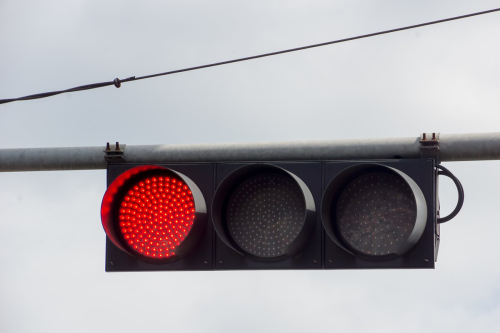
//> input picture 08_FindRedColor_using_Histogram/test.png, 500 x 333 px
$ ./find_red_pixel_using_histogram   (built with g++ and OpenCV 4)
//> lines starting //> are read from the running program, lines starting //| are printed output that depends on the picture
#include <stdio.h>
#include <vector>

//opencv header
#include "opencv2/opencv.hpp"

int main(void)
{
	//read image
	cv::Mat image = cv::imread("test.png") ;
//> image is the input picture: 333 rows x 500 cols, CV_8UC3; mean B, G, R 173.2, 168.6, 173.4
	cv::Mat image_ref = cv::imread("histogram_ref_image.png") ;
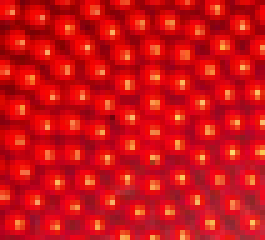
//> input picture 08_FindRedColor_using_Histogram/histogram_ref_image.png, 53 x 48 px (shown 5 times larger)
//> image_ref is the input picture: 48 rows x 53 cols, CV_8UC3; mean B, G, R 21.7, 17.8, 205.5

	cv::Mat find_image ;
	image.copyTo(find_image) ;

	//histogram
	std::vector<cv::Mat> bgr_planes;
	cv::split( image_ref, bgr_planes );
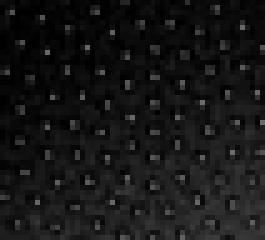
//> bgr_planes[0]: 48 rows x 53 cols, CV_8UC1 (shown 5 times larger); min 0, max 108, mean 21.7
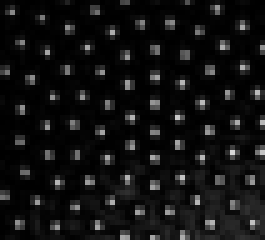
//> bgr_planes[1]: 48 rows x 53 cols, CV_8UC1 (shown 5 times larger); min 0, max 216, mean 17.8
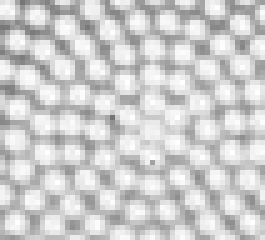
//> bgr_planes[2]: 48 rows x 53 cols, CV_8UC1 (shown 5 times larger); min 116, max 255, mean 205.5

	/// Establish the number of bins
	int histSize = 256;

	/// Set the ranges ( for B,G,R) )
	float range[] = { 0, 256 } ;
	const float* histRange = { range };

	bool uniform = true; bool accumulate = false;
	cv::Mat b_hist, g_hist, r_hist;

	/// Compute the histograms:
	cv::calcHist( &bgr_planes[0], 1, 0, cv::Mat(), b_hist, 1, &histSize, &histRange);
//> b_hist = 256 values, max 99 at index 11, min 0 at index 82, mean 9.94
	cv::calcHist( &bgr_planes[1], 1, 0, cv::Mat(), g_hist, 1, &histSize, &histRange);
//> g_hist = 256 values, max 304 at index 1, min 0 at index 65, mean 9.94
	cv::calcHist( &bgr_planes[2], 1, 0, cv::Mat(), r_hist, 1, &histSize, &histRange);
//> r_hist = 256 values, max 62 at index 239, min 0 at index 0, mean 9.94

	double minVal;
	double maxVal;
	cv::Point minLoc;
	cv::Point maxLoc;


	double maxVal_bue;
	cv::minMaxLoc( bgr_planes[0], &minVal, &maxVal_bue, &minLoc, &maxLoc );
//> minVal = 0; maxVal_bue = 108; minLoc = Point(8, 0); maxLoc = Point(40, 20)

	double maxVal_green;
	cv::minMaxLoc( bgr_planes[1], &minVal, &maxVal_green, &minLoc, &maxLoc );
//> maxVal_green = 216; minLoc = Point(5, 0); maxLoc = Point(46, 30)

	double maxVal_red;
	cv::minMaxLoc( bgr_planes[2], &minVal, &maxVal_red, &minLoc, &maxLoc );
//> minVal = 116; maxVal_red = 255; minLoc = Point(22, 23); maxLoc = Point(25, 16)

	int hist_h = 	cv::max(maxVal_red, cv::max(maxVal_bue, maxVal_green)) ;
//> hist_h = 255
	int hist_w = 256 ;
	int bin_w = cvRound( (double) hist_w/histSize );

	cv::Mat histImage( hist_h, hist_w, CV_8UC3, cv::Scalar( 0,0,0) );
//> histImage: 255 rows x 256 cols, CV_8UC3; every value is 0

	/// Draw for each channel
	for( int i = 1; i < histSize; i++ )
	{
		cv::line( histImage, cv::Point( bin_w*(i-1), hist_h - cvRound(b_hist.at<float>(i-1)) ) , cv::Point( bin_w*(i), hist_h - cvRound(b_hist.at<float>(i)) ), cv::Scalar( 255, 0, 0), 2, 8, 0  );
		cv::line( histImage, cv::Point( bin_w*(i-1), hist_h - cvRound(g_hist.at<float>(i-1)) ) , cv::Point( bin_w*(i), hist_h - cvRound(g_hist.at<float>(i)) ), cv::Scalar( 0, 255, 0), 2, 8, 0  );
		cv::line( histImage, cv::Point( bin_w*(i-1), hist_h - cvRound(r_hist.at<float>(i-1)) ) , cv::Point( bin_w*(i), hist_h - cvRound(r_hist.at<float>(i)) ), cv::Scalar( 0, 0, 255), 2, 8, 0  );
	}
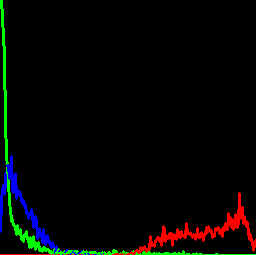
//> histImage: 255 rows x 256 cols, CV_8UC3; mean B, G, R 3.5, 5.5, 5.2

	/// Display

	cv::imshow("calcHist_ref", image_ref );
	cv::imshow("calcHist", histImage );
	cv::waitKey(1) ;

	while(1)
	{
		if( !find_image.empty() )
		{
			for( int y=0 ; y<find_image.rows ; y++ )
			{
				for( int x=0 ; x<find_image.cols ; x++ )
				{
					unsigned char blue = find_image.at<cv::Vec3b>(y, x)[0] ;
					unsigned char green = find_image.at<cv::Vec3b>(y, x)[1] ;
					unsigned char red = find_image.at<cv::Vec3b>(y, x)[2] ;

					if( red >200 && green <128 && blue<128)
					{
						//image.at<cv::Vec3b>(y, x)[0] ;
						//image.at<cv::Vec3b>(y, x)[1] ;
						//image.at<cv::Vec3b>(y, x)[2] ;
					}
					else
					{
						find_image.at<cv::Vec3b>(y, x)[0] = 0  ;
						find_image.at<cv::Vec3b>(y, x)[1] = 0 ;
						find_image.at<cv::Vec3b>(y, x)[2] = 0 ;
					}
				}
			}
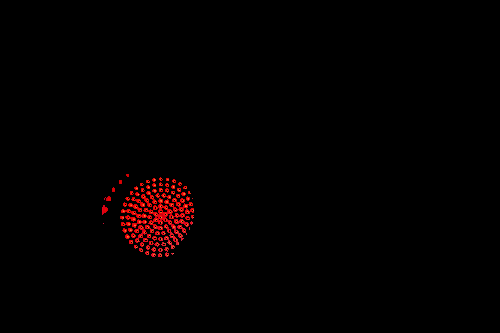
//> find_image: 333 rows x 500 cols, CV_8UC3; mean B, G, R 0.3, 0.3, 3.3

			cv::imshow("original", image) ;
			cv::imshow("find_red", find_image) ;

			char c = cv::waitKey(1) ;
//> the 'q' key is pressed

			if( c == 'q' || c == 'Q' )
			{
				break ;
			}
		}
		else
		{
			break ;
		}
	}

    return 0;
}
